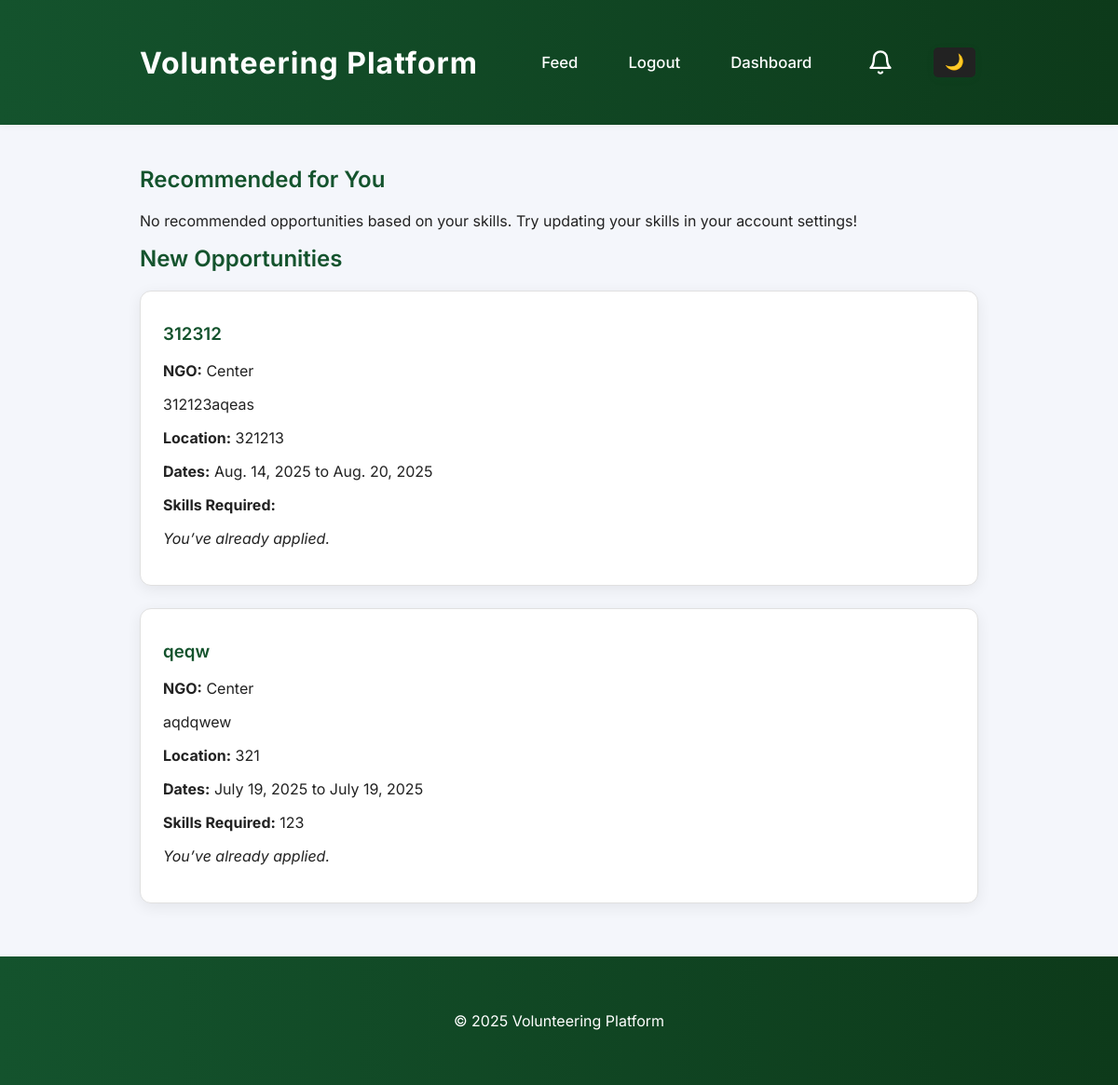
The page /feeds/volunteer/ (signed in) on the database its author committed.
### feeds/models.py (models this page shows, shortened)
class Opportunity(models.Model):
    ngo = models.ForeignKey(
        settings.AUTH_USER_MODEL,
        on_delete=models.CASCADE,
        limit_choices_to={"role": "ngo"},
    )
    title = models.CharField(max_length=200)
    description = models.TextField()
    location = models.CharField(max_length=255)
    start_date = models.DateField()
    end_date = models.DateField()
    skills_required = models.CharField(max_length=255, blank=True)
    created_at = models.DateTimeField(auto_now_add=True)

### accounts/models.py (models this page shows, shortened)
class User(AbstractUser):
    ROLE_CHOICES = (
        ("volunteer", "Volunteer"),
        ("ngo", "NGO"),
        ("admin", "Admin"),
    )
    role = models.CharField(max_length=10, choices=ROLE_CHOICES, default="volunteer")
    skills = models.CharField(max_length=255, blank=True, help_text="Comma-separated skills (e.g. Python, Fundraising, Event Planning)")

### feeds/views.py (the view)
# urls.py: path("volunteer/", views.volunteer_feed, name="volunteer_feed"),
@login_required
def volunteer_feed(request):
    if request.user.role != "volunteer":
        return redirect("general_feed")
    user_skills = [s.strip().lower() for s in (request.user.skills or "").split(",") if s.strip()]
    all_opps = Opportunity.objects.all().order_by("-created_at")
    if user_skills:
        def skill_match(opp):
            opp_skills = [s.strip().lower() for s in (opp.skills_required or "").split(",") if s.strip()]
            return len(set(user_skills) & set(opp_skills)) > 0
        recommended = [opp for opp in all_opps if skill_match(opp)]
        new = [opp for opp in all_opps if not skill_match(opp)]
    else:
        recommended = []
        new = list(all_opps)
    user_applications = set(
        Application.objects.filter(volunteer=request.user).values_list("opportunity_id", flat=True)
    )
    context = {
        "recommended": recommended,
        "new": new,
        "user_applications": user_applications,
    }
    return render(request, "feeds/volunteer_feed.html", context)

### accounts/views.py (called while the page is built)
def get_notification_count(request):
    if not request.user.is_authenticated:
        return {'notification_count': 0}
    count = 0
    if hasattr(request.user, 'role'):
        if request.user.role == 'ngo':
            from feeds.models import Application
            count = Application.objects.filter(opportunity__ngo=request.user, status='pending').count()
        elif request.user.role == 'admin':
            from .models import Report
            count = Report.objects.filter(handled=False).count()
    return {'notification_count': count}

### feeds/templatetags/bg_images.py (called while the page is built)
@register.simple_tag
def random_bg_image():
    img_dir = os.path.join(settings.STATIC_ROOT or settings.STATICFILES_DIRS[0], 'img')
    try:
        files = [f for f in os.listdir(img_dir) if f.lower().endswith(('.jpg', '.jpeg', '.png', '.webp', '.gif'))]
    except Exception:
        files = []
    import random
    if files:
        return 'img/' + random.choice(files)
    return ''

### feeds/templates/feeds/volunteer_feed.html (shortened to what this page needs)
{% extends "base.html" %}
{% block content %}
  <h2>Recommended for You</h2>
  {% if recommended %}
    {% for opp in recommended %}
      <div class="opportunity-card">
        <h3>{{ opp.title }}</h3>
        <p><strong>NGO:</strong> {{ opp.ngo.username }}</p>
        <p>{{ opp.description }}</p>
        <p><strong>Location:</strong> {{ opp.location }}</p>
        <p><strong>Dates:</strong> {{ opp.start_date }} to {{ opp.end_date }}</p>
        <p><strong>Skills Required:</strong> {{ opp.skills_required }}</p>
        {% if opp.id in user_applications %}
          <p><em>You’ve already applied.</em></p>
        {% else %}
          <form action="{% url 'apply_for_opportunity' opp.id %}" method="post">
            {% csrf_token %}
            <button type="submit">Apply</button>
          </form>
        {% endif %}
      </div>
    {% endfor %}
  {% else %}
    <p>No recommended opportunities based on your skills. Try updating your skills in your account settings!</p>
  {% endif %}
  <h2>New Opportunities</h2>
  {% if new %}
    {% for opp in new %}
      <div class="opportunity-card">
        <h3>{{ opp.title }}</h3>
        <p><strong>NGO:</strong> {{ opp.ngo.username }}</p>
        <p>{{ opp.description }}</p>
        <p><strong>Location:</strong> {{ opp.location }}</p>
        <p><strong>Dates:</strong> {{ opp.start_date }} to {{ opp.end_date }}</p>
        <p><strong>Skills Required:</strong> {{ opp.skills_required }}</p>
        {% if opp.id in user_applications %}
          <p><em>You’ve already applied.</em></p>
        {% else %}
          <form action="{% url 'apply_for_opportunity' opp.id %}" method="post">
            {% csrf_token %}
            <button type="submit">Apply</button>
          </form>
        {% endif %}
      </div>
    {% endfor %}
  {% else %}
    <p>No new opportunities at this time.</p>
  {% endif %}
{% endblock %}

### static/css/style.css (style rules this page uses)
:root { --main-green: #14532d; --main-green-dark: #0d3a1a; --main-green-light: #22c55e; }
body { font-family: 'Inter', Arial, sans-serif; margin: 0; padding: 0; background-color: #f4f6fb; color: #222; transition: background 0.3s, color 0.3s; }
.opportunity-card, .application-card { background: #fff; border-radius: 12px; padding: 1.5em; margin-bottom: 1.5em; box-shadow: 0 4px 16px rgba(0,0,0,0.07); border: 1px solid #e0e0e0; transition: box-shadow 0.2s, background 0.3s, color 0.3s; min-width: 100%; width: 100%; box-sizing: border-box; display: block; }
@media (min-width: 700px) { .opportunity-card, .application-card { min-width: 900px; max-width: 100%; margin-left: auto; margin-right: auto; } }
h1, h2, h3 { font-weight: 600; color: var(--main-green); margin-top: 0.5em; transition: color 0.3s; }

### templates/base.html (style rules this page uses)
html, body { height: 100%; }
body { min-height: 100vh; display: flex; flex-direction: column; }

### rows shown on the page
Opportunity: title "312312", ngo.username "Center", description "312123aqeas", location "321213", start_date "Aug. 14, 2025", end_date "Aug. 20, 2025", shows "You’ve already applied."
Opportunity: title "qeqw", ngo.username "Center", description "aqdqwew", location "321", start_date "July 19, 2025", end_date "July 19, 2025", skills_required "123", shows "You’ve already applied."
